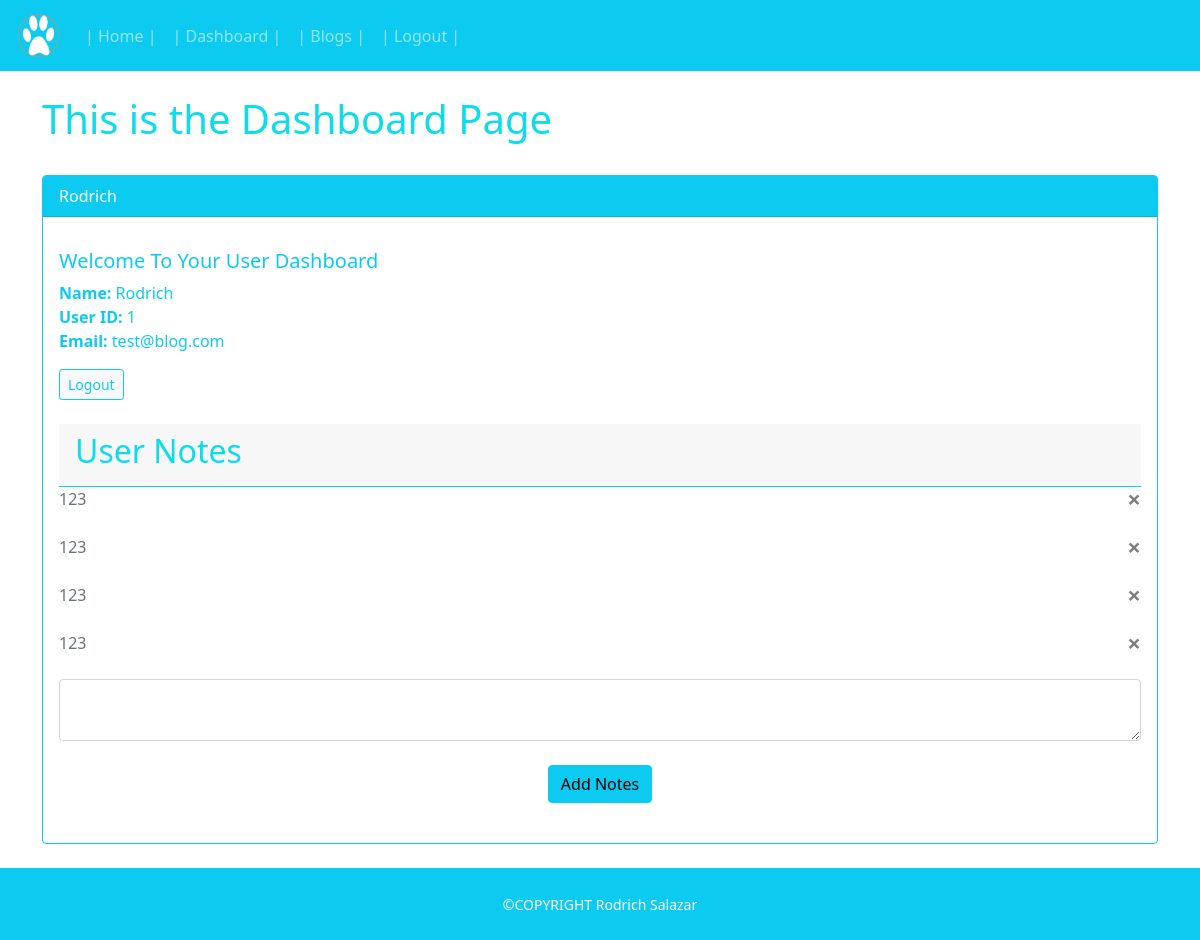
The page /dashboard (signed in) on the database its author committed.
### website/models.py (models this page shows, shortened)
class User(db.Model, UserMixin):
    id = db.Column(db.Integer, primary_key=True)
    email = db.Column(db.String(150), unique=True)
    username = db.Column(db.String(150))
    password = db.Column(db.String(150))
    date = db.Column(db.DateTime(timezone=True), default=func.now())
    notes = db.relationship('Note')
    posts = db.relationship('Post', backref='user', passive_deletes=True)
    comments = db.relationship('Comment', backref='user', passive_deletes=True)
    likes = db.relationship('Like', backref='user', passive_deletes=True)

class Note(db.Model):
    id = db.Column(db.Integer, primary_key=True)
    data = db.Column(db.String(10000))
    date = db.Column(db.DateTime(timezone=True), default=func.now())
    user_id = db.Column(db.Integer, db.ForeignKey('user.id'))

### website/views.py (the view, shortened to what this page needs)
@views.route("/dashboard", methods = ['GET', 'POST'])
def dashboard():
    return render_template("dashboard.html", user=current_user)

### website/__init__.py (called while the page is built)
def create_app():
    app = Flask(__name__)
    app.config['SECRET_KEY'] = 'ENWI!*!*uh981821huwha'
    app.config['SQLALCHEMY_DATABASE_URI'] = f'sqlite:///{DB_NAME}'
    db.init_app(app)
    from .views import views
    from .auth import auth
    app.register_blueprint(views, url_prefix='/')
    app.register_blueprint(auth, url_prefix='/')
    from .models import User, Note, Post, Comment, Like
    with app.app_context():
        db.create_all()
    login_manager = LoginManager()
    login_manager.login_view = 'auth.login'
    login_manager.init_app(app)
    @login_manager.user_loader
    def load_user(id):
        return User.query.get(int(id))
    return app

### website/templates/dashboard.html (shortened to what this page needs)
{% extends "template.html" %}
{% block content %}
<div class="container"/>
<br/>
    <h1> This is the Dashboard Page </h1>
    <br/>
        <div class="card border-info">
    <div class="card-header bg-info mb- mb-3 text-white">
        {{current_user.username}}
    </div>
    <div class="card-body bg-transparent">
        <h5 class="card-title text-info">Welcome To Your User Dashboard
        </h5>
        <p class="card-text text-info">
            <strong>Name:</strong> {{current_user.username}} <br/>
            <strong>User ID:</strong> {{current_user.id}} <br/>
            <strong>Email:</strong> {{current_user.email}} <br/>
        </p>
        <a href="{{ url_for('auth.logout')}}" class=" btn-light btn btn-outline-info btn-sm">Logout</a>
    <br/>
    <br/>
    <div class="card-header border-info">
        <h2>User Notes</h2>
    </div>
        <ul class="list-group list-group-flush" id="notes">
            {% for note in user.notes%}
            <div class="bordercardnotes text-muted">
                <div class="class-header bgcolour d-flex justify-content-between align-items-center">
                <div class="card-text">{{ note.data }}</div>
                <button type="button" class="close" onClick="deleteNote({{ note.id}})">
                    <span aria-hidden="true">&times;</span>
                </button>
                </div>
            </div>
            <br/>
            {% endfor %}
        </ul>
        <form method="POST">
            <textarea name="note" id="note" class="form-control formnote"></textarea>
            <div align="center">
                <button type="submit" class="btn btn-info">Add Notes</button>
            </div>
        </form>
        <br/>
        </div>
    </div>
</div>
{% endblock %}

### website/static/css/styles.css (style rules this page uses)
body { min-height: 100vh; display: flex; flex-direction: column; }
h2 { color: #0cdceb; }
h1 { color: #0cdceb; }

### rows shown on the page
User: username "Rodrich", id "1", email "test@blog.com"
Note: data "123"
Note: data "123"
Note: data "123"
Note: data "123"
